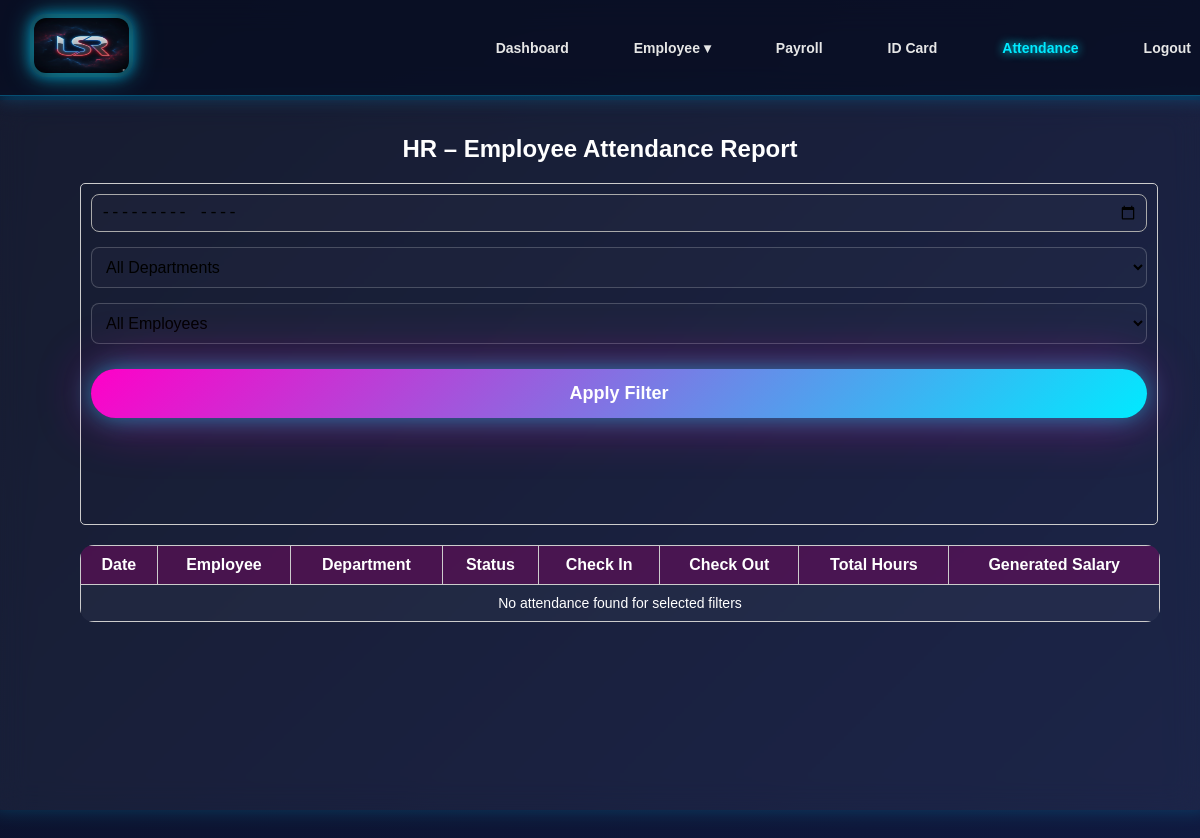
The app's page /hr/attendance-panel/, older data.
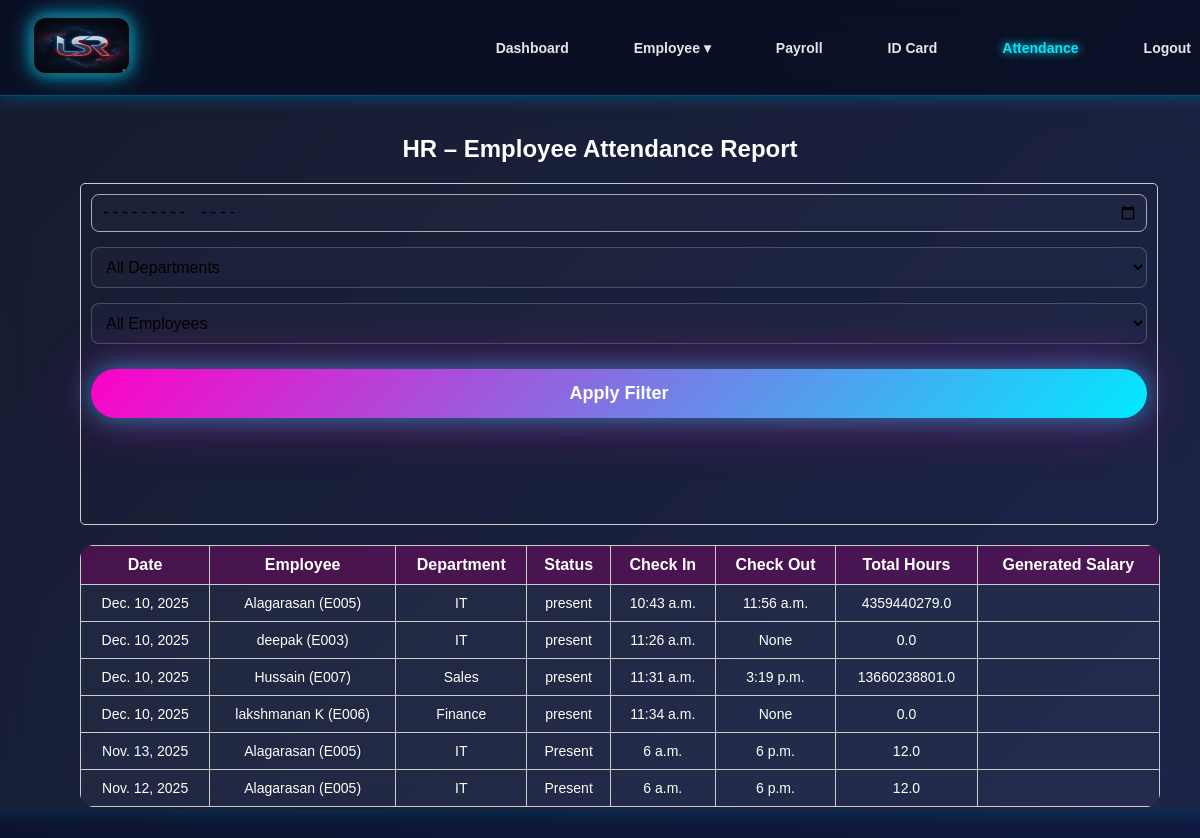
The same page, newer data.
### app/models.py (models this page shows, shortened)
class Emp_Attendance(models.Model):
    employee=models.ForeignKey(Employees,on_delete=models.CASCADE)
    date=models.DateField()
    status=models.CharField(choices=[ ('Present','Present'),('Absent','Absent'),('Leave','Leave'),],null=True,blank=True)
    check_in=models.TimeField(null=True,blank=True)
    check_out=models.TimeField(null=True,blank=True)
    total_hours=models.FloatField(default=0)

class Employees(models.Model):
    user = models.OneToOneField(CustomUser, on_delete=models.CASCADE, null=True, blank=True)
    name = models.CharField(max_length=20)
    emp_id = models.CharField(max_length=20, unique=True, blank=True)
    Gender = models.CharField(choices=[('Male','Male'),('Female','Female'),('other','other')])
    phone = models.IntegerField()
    depertment = models.CharField(choices=[('HR','HR'),('IT','IT'),('Finance','Finance'),('Marketing','Marketing'),('Sales','Sales')])
    designation = models.CharField(max_length=50)
    salary = models.IntegerField()
    photo = models.ImageField(upload_to='image', blank=True, null=True)

### app/views.py (the view)
# urls.py: path("hr/attendance-panel/", hr_attendance_panel, name="hr_attendance_panel"),
def hr_attendance_panel(request):
    employees = Employees.objects.all()
    month = request.GET.get("month")
    department = request.GET.get("department")
    emp_id = request.GET.get("employee")
    attendance = Emp_Attendance.objects.all().order_by("-date")
    if month:
        year, mon = month.split("-")
        attendance = attendance.filter(date__year=year, date__month=mon)
    if department:
        attendance = attendance.filter(employee__depertment=department)
    if emp_id:
        attendance = attendance.filter(employee__id=emp_id)
    context = {
        "attendance": attendance,
        "employees": employees,
        "selected_month": month,
        "selected_department": department,
        "selected_employee": emp_id,
    }
    return render(request, "hr_attendance_panel.html", context)

### app/templates/hr_attendance_panel.html (shortened to what this page needs)
<!DOCTYPE html>
{% load static %}
<html>
<head>
<link rel="stylesheet" href="{% static 'css/style.css' %}">
</head>
<body>
{% include "hr_navbar.html" %}
<div class="container">
    <h2>HR – Employee Attendance Report</h2>
    <div class="filter-box">
        <form method="get">
            <input type="month" name="month" value="{{ selected_month }}">
            <select name="department">
                <option value="">All Departments</option>
            </select>
            <select name="employee">
                <option value="">All Employees</option>
            </select>
            <button type="submit">Apply Filter</button>
        </form>
    </div>
    <table>
        <tr>
            <th>Date</th>
            <th>Employee</th>
            <th>Department</th>
            <th>Status</th>
            <th>Check In</th>
            <th>Check Out</th>
            <th>Total Hours</th>
            <th>Generated Salary</th>
        </tr>
        {% for att in attendance %}
        <tr>
            <td>{{ att.date }}</td>
            <td>{{ att.employee.name }} ({{ att.employee.emp_id }})</td>
            <td>{{ att.employee.depertment }}</td>
            <td>{{ att.status }}</td>
            <td>{{ att.check_in }}</td>
            <td>{{ att.check_out }}</td>
            <td>{{ att.total_hours }}</td>
            <td></td>
        </tr>
        {% empty %}
        <tr>
            <td colspan="8">No attendance found for selected filters</td>
        </tr>
        {% endfor %}
    </table>
</div>
</body>
</html>

Row changes from the older to the newer data that the page shows:
added Emp_Attendance: date "Dec. 10, 2025", employee.name "Alagarasan", employee.emp_id "E005", employee.depertment "IT", status "present", check_in "10:43 a.m.", check_out "11:56 a.m.", total_hours "4359440279.0"
added Emp_Attendance: date "Dec. 10, 2025", employee.name "deepak", employee.emp_id "E003", employee.depertment "IT", status "present", check_in "11:26 a.m.", check_out "None", total_hours "0.0"
added Emp_Attendance: date "Dec. 10, 2025", employee.name "Hussain", employee.emp_id "E007", employee.depertment "Sales", status "present", check_in "11:31 a.m.", check_out "3:19 p.m.", total_hours "13660238801.0"
added Emp_Attendance: date "Dec. 10, 2025", employee.name "lakshmanan K", employee.emp_id "E006", employee.depertment "Finance", status "present", check_in "11:34 a.m.", check_out "None", total_hours "0.0"
added Emp_Attendance: date "Nov. 13, 2025", employee.name "Alagarasan", employee.emp_id "E005", employee.depertment "IT", status "Present", check_in "6 a.m.", check_out "6 p.m.", total_hours "12.0"
added Emp_Attendance: date "Nov. 12, 2025", employee.name "Alagarasan", employee.emp_id "E005", employee.depertment "IT", status "Present", check_in "6 a.m.", check_out "6 p.m.", total_hours "12.0"
Text that changed along with them:
text no longer shown: "No attendance found for selected filters"
